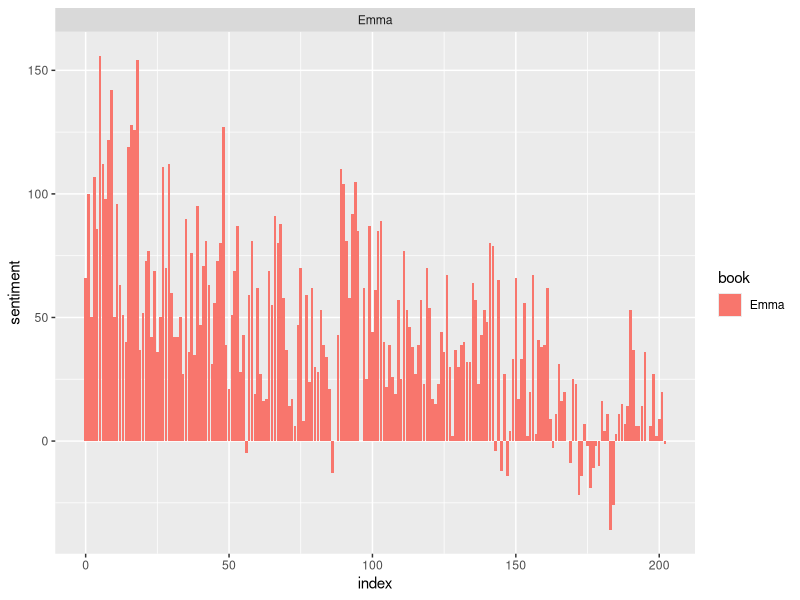
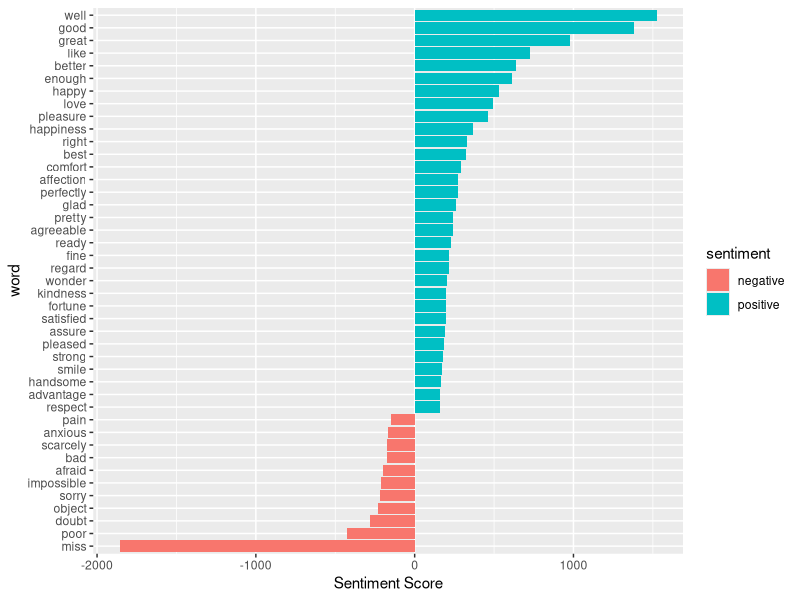
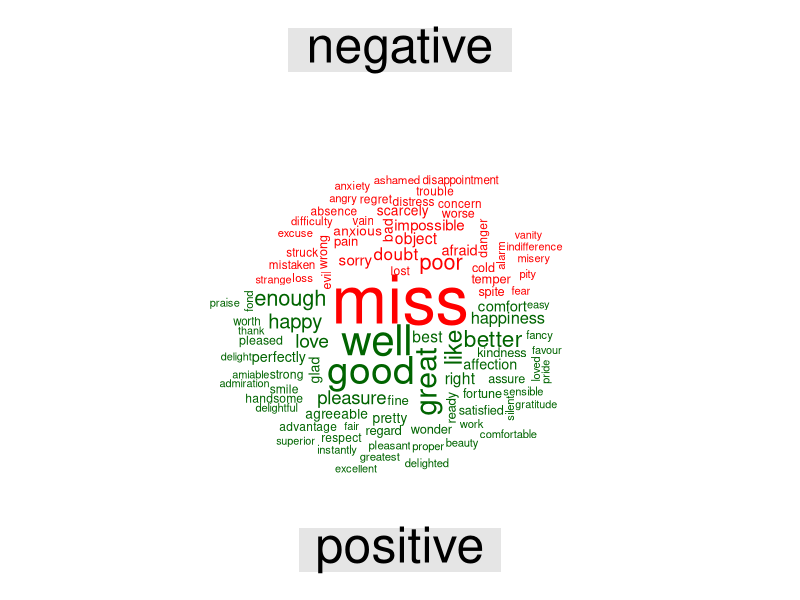

Here is the R script that generated these plots, in order:
#install.packages(c("janeaustenr", "tidyr", "stringr", "tidytext", "dplyr", "tidyr", "ggplot2", "reshape2", "wordcloud"))
setwd("C:\\Users\\priyesh143128\\Documents\\20191125_GitHub_Repository_Projects")

library(janeaustenr)
library(stringr)
library(tidytext)
library(dplyr)

tidy_data <- austen_books() %>%
  group_by(book) %>%
  mutate(linenumber = row_number(),
         chapter = cumsum(str_detect(text, regex("^chapter [\\divxlc]", 
                                                 ignore_case = TRUE)))) %>%
  ungroup() %>%
  unnest_tokens(word, text)

positive_senti <- get_sentiments("bing") %>%
  filter(sentiment == "positive")

tidy_data %>%
  filter(book == "Emma") %>%
  semi_join(positive_senti) %>%
  count(word, sort = TRUE)

library(tidyr)
bing <- get_sentiments("bing")
Emma_sentiment <- tidy_data %>%
  inner_join(bing) %>%
  count(book = "Emma" , index = linenumber %/% 80, sentiment) %>%
  spread(sentiment, n, fill = 0) %>%
  mutate(sentiment = positive - negative)

library(ggplot2)

ggplot(Emma_sentiment, aes(index, sentiment, fill = book)) +
  geom_bar(stat = "identity", show.legend = TRUE) +
  facet_wrap(~book, ncol = 2, scales = "free_x")

counting_words <- tidy_data %>%
  inner_join(bing) %>%
  count(word, sentiment, sort = TRUE)
head(counting_words)

counting_words %>%
  filter(n > 150) %>%
  mutate(n = ifelse(sentiment == "negative", -n, n)) %>%
  mutate(word = reorder(word, n)) %>%
  ggplot(aes(word, n, fill = sentiment))+
  geom_col() +
  coord_flip() +
  labs(y = "Sentiment Score")

library(reshape2)
library(wordcloud)
tidy_data %>%
  inner_join(bing) %>%
  count(word, sentiment, sort = TRUE) %>%
  acast(word ~ sentiment, value.var = "n", fill = 0) %>%
  comparison.cloud(colors = c("red", "dark green"),
                   max.words = 100)
